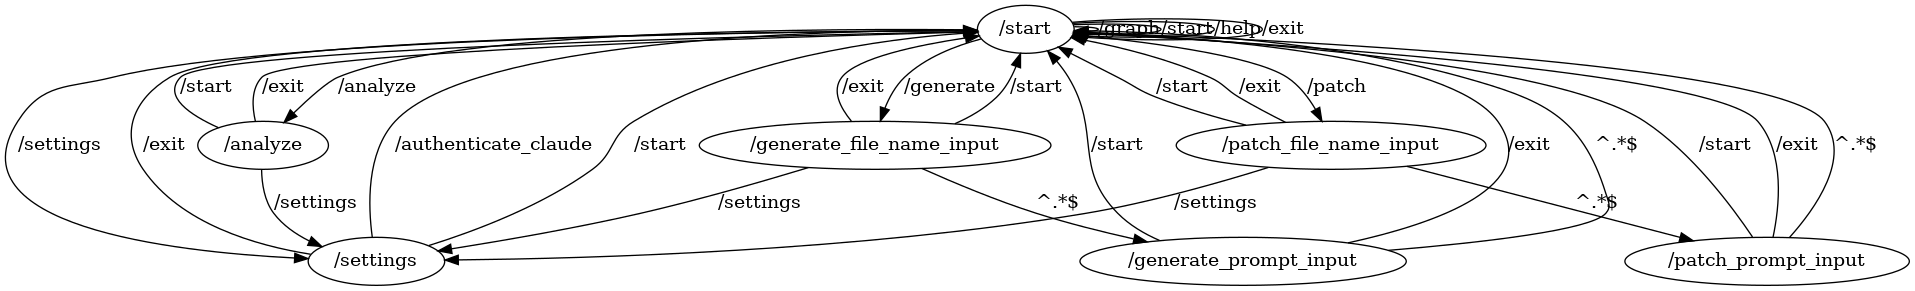

This figure's Python source:
import os
import re
import sys

import openai

from pysyun.conversation.flow.console_bot import ConsoleBot
from authenticator import ClaudeAuthenticator

from settings import load_settings


class MorphBot(ConsoleBot):

    def __init__(self, token):

        super().__init__(token)

        load_settings()

    @staticmethod
    def augment_chat(messages):

        total_word_count = 0
        bottom_items = []

        for item in reversed(messages):
            word_count = len(item['content'].split())
            total_word_count += word_count
            if total_word_count < 4097:
                bottom_items.append(item)
            else:
                print("Skipping context", item)

        bottom_items.reverse()

        response = openai.ChatCompletion.create(
            model="gpt-3.5-turbo",
            messages=bottom_items
        )

        result = ''
        for choice in response.choices:
            result += choice.message.content

        return result

    def build_settings_transition(self):

        async def transition(action):

            openai_api_key = os.getenv("OPENAI_API_KEY")
            claude_cookie = os.getenv("CLAUDE_COOKIE")

            text = "mrph>\n"
            help_prompt = ""

            if openai_api_key:
                text += f"Your OpenAI API key (.env): \"{openai_api_key}\"\n\n"
            else:
                help_prompt += '''--------------------------------------------------
    HOW TO GET OPENAI API KEY?

Please set your OpenAI API key by following these steps:

1. Create a file named ".env" in the project folder.
2. Open the .env file and add the following line:
      OPENAI_API_KEY=<YOUR_API_KEY>
   Replace <YOUR_API_KEY> with your actual OpenAI API key.

   If you don't have an API key yet, sign up at https://platform.openai.com/signup

3. Save the .env file.

Once the OpenAI API key is added, you can proceed with running the program.

--------------------------------------------------
'''

            if claude_cookie:
                text += f"Your Claude (Anthropic) API key (.env): \"{claude_cookie}\"\n\n"
            else:
                help_prompt += '''--------------------------------------------------
    HOW TO GET Claude (Anthropic) API KEY?
    
Claude official API is not for all.
Therefore, we are using the Web API for accessing Claude:

1. Open the Claude Web Authenticator by typing "/authenticate_claude".
2. Enter your credentials to authenticate into https://claude.ai/.
3. Enjoy!

--------------------------------------------------
'''

            text += help_prompt

            nested_transition = self.build_menu_response_transition(text, ["Start", "Authenticate Claude", "Exit"])
            await nested_transition(action)

        return transition

    @staticmethod
    def build_authenticate_claude_transition():

        async def transition(action):

            await ClaudeAuthenticator().process_async([])

            load_settings()

            print("Claude API authenticated")

        return transition

    @staticmethod
    def build_help_transition():
        async def transition(action):

            text = '''/generate - Generate a new file for your project based on a human language description.
/patch - Update an existing file (re-factor) by prompting what the update should be.
/settings - Display your LLM settings.
/graph - Graphviz representation for this bot's API.
/help - Show this help page.
/exit - Close the application.
            '''

            await action["context"].bot.send_message(chat_id=action["update"]["effective_chat"]["id"], text=text)

        return transition

    @staticmethod
    def build_generate_transition():

        openai_api_key = os.getenv("OPENAI_API_KEY")

        async def transition(action):

            if not openai_api_key:
                text = "mrph> Please, configure the LLM API key as stated in \"/settings\"."
            else:
                text = "mrph> Enter the file name for saving the generated file:"

            await action["context"].bot.send_message(chat_id=action["update"]["effective_chat"]["id"], text=text)

        return transition

    @staticmethod
    def build_patch_transition():

        openai_api_key = os.getenv("OPENAI_API_KEY")

        async def transition(action):

            if not openai_api_key:
                text = "mrph> Please, configure the LLM API key as stated in \"/settings\"."
            else:
                text = "mrph> Enter the file name to be patched:"

            await action["context"].bot.send_message(chat_id=action["update"]["effective_chat"]["id"], text=text)

        return transition

    @staticmethod
    def build_generate_file_name_input_transition():

        async def transition(action):
            file_name = action['text']
            action["context"].add("generate_file_name", file_name)
            text = f"mrph> Ok, I will create a file \"{file_name}\" when finished. What should be in this file?"
            await action["context"].bot.send_message(chat_id=action["update"]["effective_chat"]["id"], text=text)

        return transition

    @staticmethod
    def build_patch_file_name_input_transition():

        async def transition(action):
            file_name = action['text']
            action["context"].add("patch_file_name", file_name)
            text = f"mrph> Loaded \"{file_name}\". How to augment that?"
            await action["context"].bot.send_message(chat_id=action["update"]["effective_chat"]["id"], text=text)

        return transition

    @staticmethod
    def build_generate_prompt_input_transition(nested_transition):

        async def transition(action):

            prompt = action['text']

            messages = [{
                "role": "user",
                "content": prompt
            }]

            response = MorphBot.augment_chat(messages)
            print(f"llm> {response}")

            file_name = action["context"].get("generate_file_name")

            # Parse code blocks
            code_blocks = re.findall(r"```(.*?)\n(.*?)\n```", response, re.DOTALL)

            # Save code blocks to a text file
            for language, code_block in code_blocks:
                with open(file_name, 'w', encoding='utf-8') as file:
                    file.write(f"{code_block}\n")

            text = f"mrph> Your \"{file_name}\" file was saved."
            await action["context"].bot.send_message(chat_id=action["update"]["effective_chat"]["id"], text=text)
            await nested_transition(action)

        return transition

    @staticmethod
    def build_patch_prompt_input_transition(nested_transition):
        async def transition(action):

            file_name = action['context'].get("patch_file_name")

            try:
                # Load file contents
                with open(file_name, 'r', encoding='utf-8') as file:
                    file_contents = file.read()

                prompt = action['text']

                messages = [{
                    "role": "system",
                    "content": f"Let's update the {file_name} file provided."
                }, {
                    "role": "assistant",
                    "content": f"Original file:\n\n---\n{file_contents}\n---\n"
                }, {
                    "role": "user",
                    "content": prompt
                }]

                # Augment the file contents based on the user's prompt
                response = MorphBot.augment_chat(messages)
                print(f"llm> {response}")

                # Parse code blocks
                code_blocks = re.findall(r"```(.*?)\n(.*?)\n```", response, re.DOTALL)

                # Save code blocks to a text file
                for language, code_block in code_blocks:
                    with open(file_name, 'w', encoding='utf-8') as file:
                        file.write(f"{code_block}\n")

                text = f"mrph> File \"{file_name}\" has been augmented based on your prompt."
                await action["context"].bot.send_message(chat_id=action["update"]["effective_chat"]["id"], text=text)
                await nested_transition(action)
            except Exception as e:
                text = f"mrph> An error occurred while processing the file: {str(e)}"
                await action["context"].bot.send_message(chat_id=action["update"]["effective_chat"]["id"], text=text)

        return transition

    @staticmethod
    def build_exit_transition():

        async def transition(action):
            sys.exit()

        return transition

    def build_state_machine(self, builder):
        main_menu_transition = self.build_menu_response_transition(
            '''mrph> Welcome to the GPT Morph CLI Bot! You are currently in the main menu.
To execute a command, type the corresponding option and press Enter.
You can always return to the main menu by typing "/start".
Type "/help" for more.\n''',
            [["Analyze", "Generate", "Patch"], ["Settings", "Help", "Exit"], ["Graph"]])

        return builder \
            .edge(
                "/start",
                "/start",
                "/graph",
                on_transition=self.build_graphviz_response_transition()) \
            .edge("/start", "/start", "/start", on_transition=main_menu_transition) \
            .edge("/start", "/settings", "/settings", on_transition=self.build_settings_transition()) \
            .edge("/settings", "/start", "/exit", on_transition=self.build_exit_transition()) \
            .edge(
                "/settings",
                "/start",
                "/authenticate_claude",
                on_transition=self.build_authenticate_claude_transition()) \
            .edge("/settings", "/start", "/start", on_transition=main_menu_transition) \
            .edge("/start", "/start", "/help", on_transition=self.build_help_transition()) \
            .edge("/start", "/start", "/exit", on_transition=self.build_exit_transition()) \
            .edge("/start", "/generate_file_name_input", "/generate", on_transition=self.build_generate_transition()) \
            .edge("/generate_file_name_input", "/start", "/start") \
            .edge("/generate_file_name_input", "/start", "/exit", on_transition=self.build_exit_transition()) \
            .edge("/generate_file_name_input", "/settings", "/settings", on_transition=self.build_settings_transition()) \
            .edge(
                "/generate_file_name_input",
                "/generate_prompt_input",
                None,
                matcher=re.compile("^.*$"),
                on_transition=self.build_generate_file_name_input_transition()) \
            .edge("/generate_prompt_input", "/start", "/start") \
            .edge("/generate_prompt_input", "/start", "/exit", on_transition=self.build_exit_transition()) \
            .edge(
                "/generate_prompt_input",
                "/start",
                None,
                matcher=re.compile("^.*$"),
                on_transition=self.build_generate_prompt_input_transition(main_menu_transition)) \
            .edge("/start", "/patch_file_name_input", "/patch", on_transition=self.build_patch_transition()) \
            .edge("/patch_file_name_input", "/start", "/start") \
            .edge("/patch_file_name_input", "/start", "/exit", on_transition=self.build_exit_transition()) \
            .edge("/patch_file_name_input", "/settings", "/settings", on_transition=self.build_settings_transition()) \
            .edge(
                "/patch_file_name_input",
                "/patch_prompt_input",
                None,
                matcher=re.compile("^.*$"),
                on_transition=self.build_patch_file_name_input_transition()) \
            .edge("/patch_prompt_input", "/start", "/start") \
            .edge("/patch_prompt_input", "/start", "/exit", on_transition=self.build_exit_transition()) \
            .edge(
                "/patch_prompt_input",
                "/start",
                None,
                matcher=re.compile("^.*$"),
                on_transition=self.build_patch_prompt_input_transition(main_menu_transition)) \
            .edge("/start", "/analyze", "/analyze") \
            .edge("/analyze", "/start", "/start") \
            .edge("/analyze", "/settings", "/settings") \
            .edge("/analyze", "/start", "/exit", on_transition=self.build_exit_transition())
